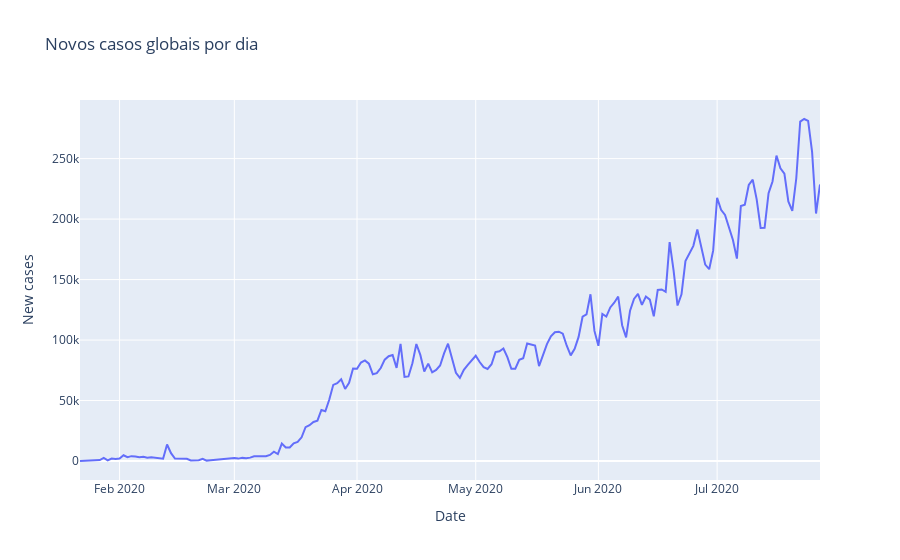
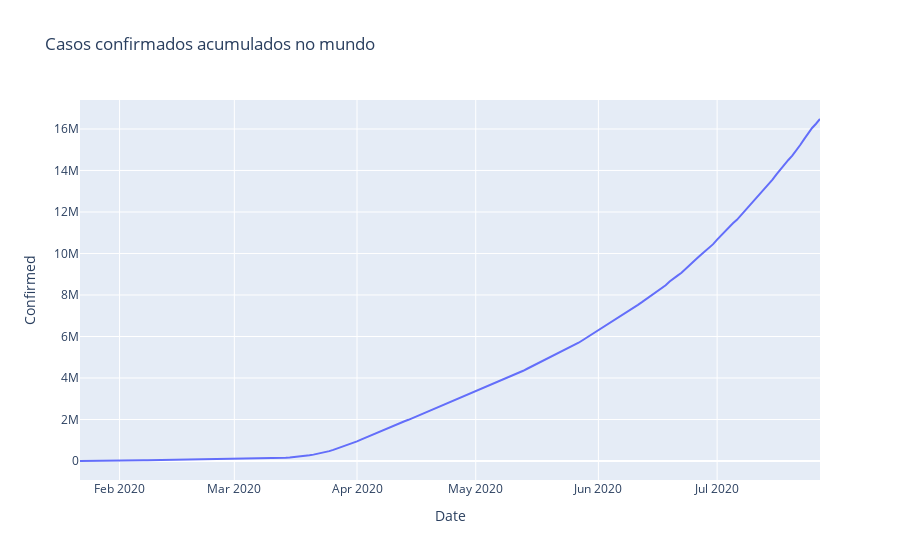

The notebook cell saved with these charts, in order:
### Code cell
import pandas as pd
import plotly.express as px

dia = pd.read_csv("day_wise.csv")

dia["Date"] = pd.to_datetime(dia["Date"])

fig = px.line(dia, x="Date", y="New cases",
              title="Novos casos globais por dia")
fig.show()

fig2 = px.line(dia, x="Date", y="Confirmed",
               title="Casos confirmados acumulados no mundo")
fig2.show()

### Figure 1 — Plotly figure (JSON) as saved in the notebook; plotly's stock layout.template omitted (floating-point values rounded to 4 significant figures; data arrays with more than 128 entries replaced by an {"elided": "..."} marker saying what was removed)
{"data": [{"hovertemplate": "Date=%{x}<br>New cases=%{y}<extra></extra>", "legendgroup": "", "line": {"color": "#636efa", "dash": "solid"}, "marker": {"symbol": "circle"}, "mode": "lines", "name": "", "orientation": "v", "showlegend": false, "type": "scatter", "x": {"elided": "188 str values"}, "xaxis": "x", "y": {"elided": "188 int values"}, "yaxis": "y"}], "layout": {"legend": {"tracegroupgap": 0}, "title": {"text": "Novos casos globais por dia"}, "xaxis": {"anchor": "y", "domain": [0, 1], "title": {"text": "Date"}}, "yaxis": {"anchor": "x", "domain": [0, 1], "title": {"text": "New cases"}}}}

### Figure 2 — Plotly figure (JSON) as saved in the notebook; plotly's stock layout.template omitted (floating-point values rounded to 4 significant figures; data arrays with more than 128 entries replaced by an {"elided": "..."} marker saying what was removed)
{"data": [{"hovertemplate": "Date=%{x}<br>Confirmed=%{y}<extra></extra>", "legendgroup": "", "line": {"color": "#636efa", "dash": "solid"}, "marker": {"symbol": "circle"}, "mode": "lines", "name": "", "orientation": "v", "showlegend": false, "type": "scatter", "x": {"elided": "188 str values"}, "xaxis": "x", "y": {"elided": "188 int values"}, "yaxis": "y"}], "layout": {"legend": {"tracegroupgap": 0}, "title": {"text": "Casos confirmados acumulados no mundo"}, "xaxis": {"anchor": "y", "domain": [0, 1], "title": {"text": "Date"}}, "yaxis": {"anchor": "x", "domain": [0, 1], "title": {"text": "Confirmed"}}}}
